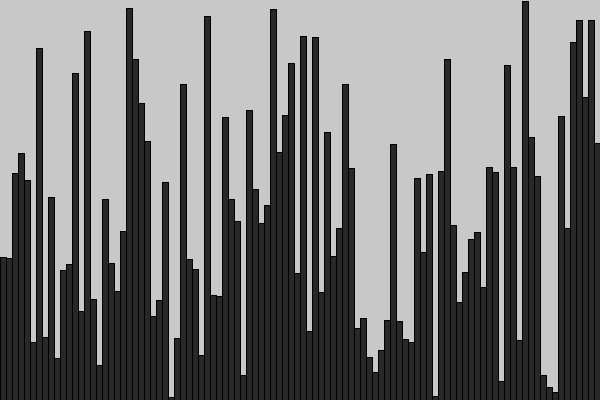
Frame 1 (no input)
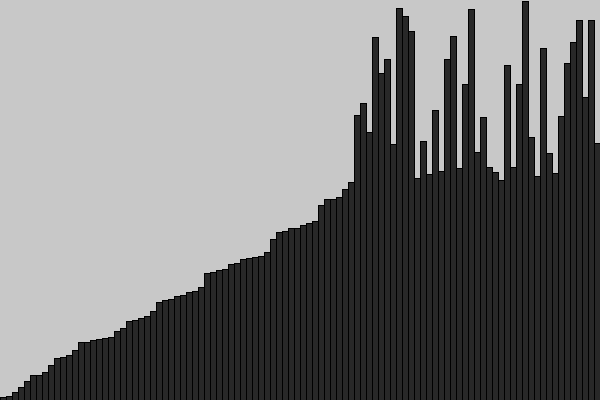
Frame 60 (the mouse pressed at the canvas centre just before this capture)
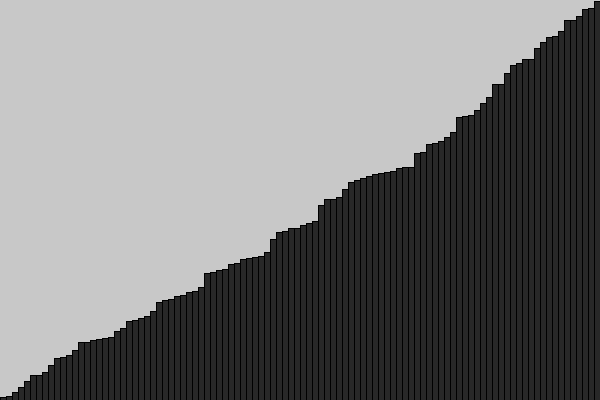
Frame 120 (the mouse held since frame 60 and released just before this capture)

The Processing sketch that drew these frames (run headless with seeded random() and noise(); from frame 60 on, the mouse is pressed at the canvas centre):

// Processing sketch: bubbleSort
// ── bubbleSort.pde
import java.util.Arrays;

float[] numbers = new float[100];
int i = 0;

void setup() {
  size(600, 400);
  frameRate(4);
  
  for (int i = 0; i < numbers.length; i++) {
    numbers[i] = (float)Math.random();
  }
  
  // print(Arrays.toString(numbers));
}

void draw() {
  drawBars();
  
  // selection sort

  float min = Float.MAX_VALUE;
  int minIndex = i;
  for (int j = i; j < numbers.length; j++) {
    if (numbers[j] < min) {
      min = numbers[j];
      minIndex = j;
    }
  }
  if (i != minIndex) {
    float temp = numbers[i];
    numbers[i] = min;
    numbers[minIndex] = temp;
  }
  i++;
}

void drawBars() {
  background(200);
  fill(40);
  for (int i = 0; i < numbers.length; i++) {
    float spacing = (float)width / numbers.length; 
    rect(i * spacing, height, spacing, -numbers[i] * height);
  }
}
